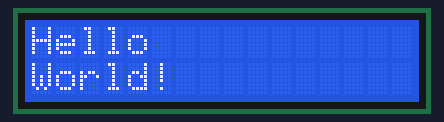
Simulated run of this sketch. Board: Arduino Uno, built with avr-gcc and run on an emulated ATmega328P. On the bench: 16×2 character LCD.

Above: at 0.1 s.
At 2.2 s:
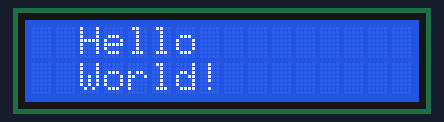
At 4.2 s:
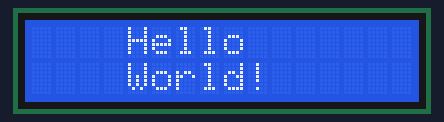
At 8.3 s:
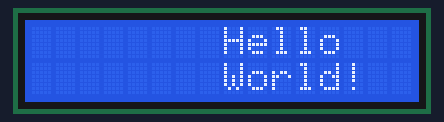
At 12.4 s:
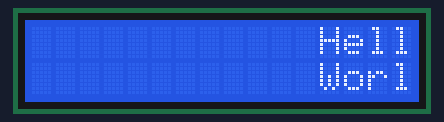
At 17.5 s:
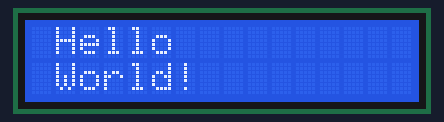

Measured:
- by itself, everything shown: repeats every 16.4 s, in 160 steps
- what the display in image 1 shows lasts 0.6 s, from 2.1 s to 2.7 s

The sketch:

3.4.1.LCD_world.ino
```cpp
// (licence header left out)
#include <LCD_I2C.h>

LCD_I2C lcd(0x3F); // Default address of most PCF8574 modules, change according

void setup()
{
    lcd.begin(); // If you are using more I2C devices using the Wire library use lcd.begin(false)
                 // this stop the library(LCD_I2C) from calling Wire.begin()
    lcd.backlight();
}

void loop(){

  for(int x=0; x<16;x++){
    lcd.setCursor(x, 0);
    lcd.print("Hello"); // You can make spaces using well... spaces
    lcd.setCursor(x, 1); // Or setting the cursor in the desired position.
    lcd.print("World!");
    delay(500);

    // Flashing the backlight
    for (int i = 0; i < 5; ++i)
    {
        lcd.backlight();
        delay(50);
        lcd.noBacklight();
        delay(50);
    }

    lcd.backlight();
    lcd.clear();
    //delay(500);
  }
}
```
